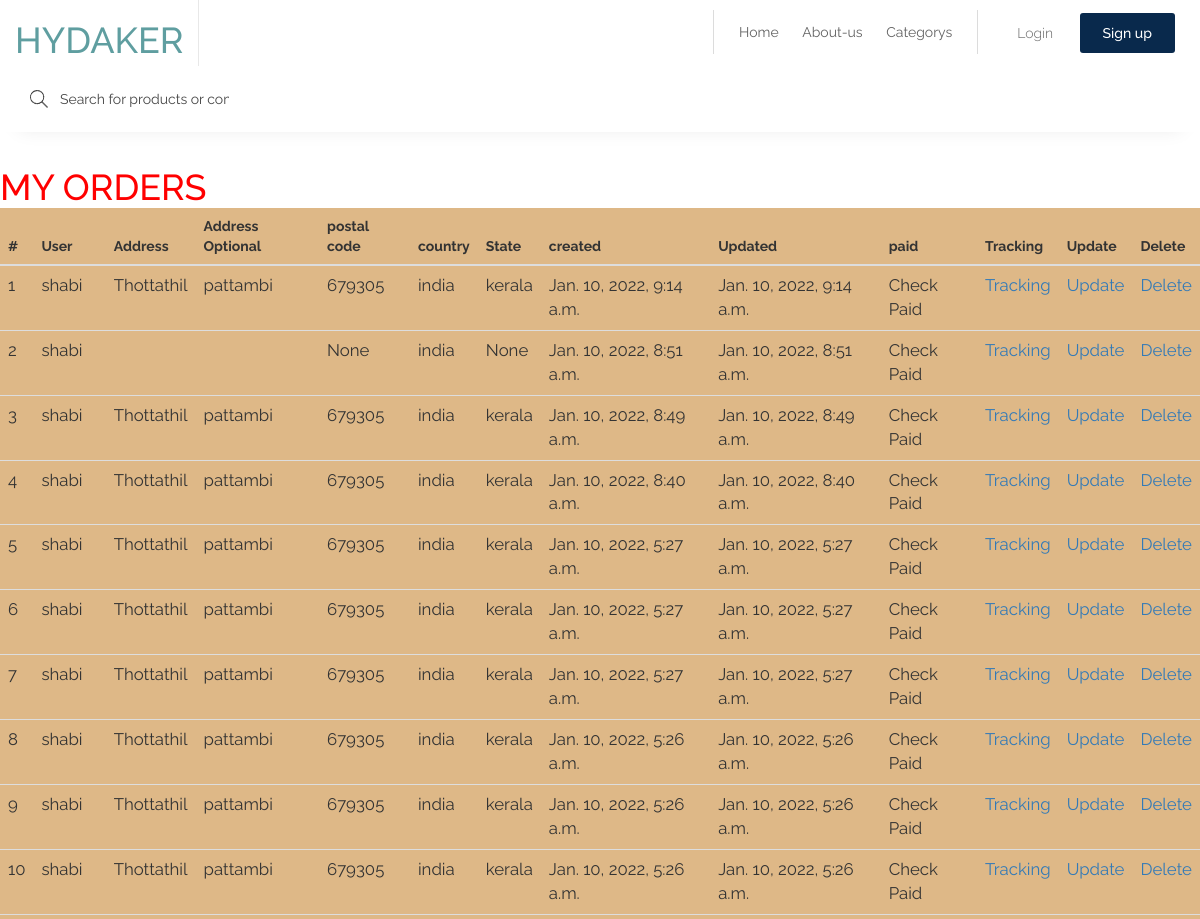
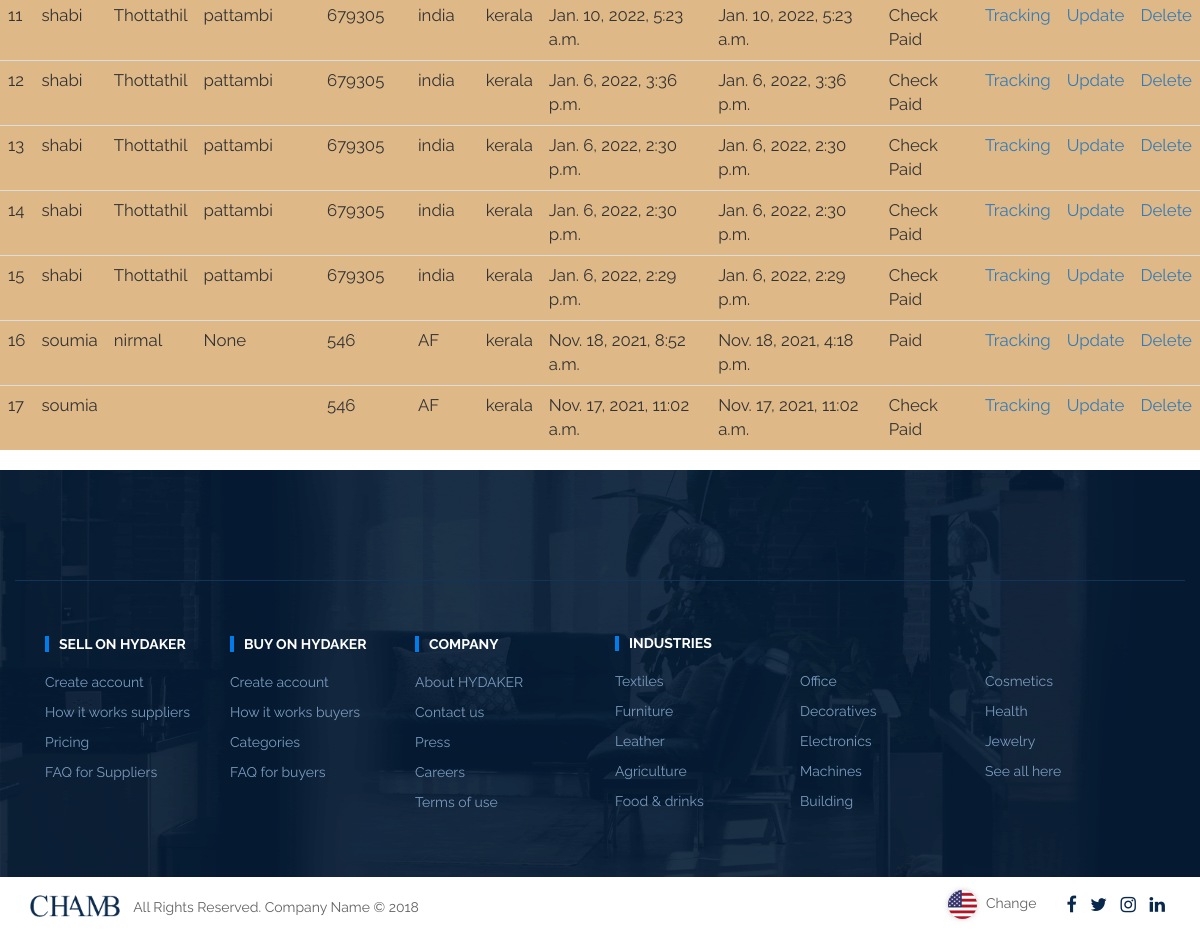
/orders/orderview/, run on the app's committed database (2 pictures, top to bottom).
### orders/models.py (models this page shows, shortened)
class Order(models.Model):
    user = models.ForeignKey(User,on_delete=models.CASCADE,null=True,blank=True)
    address = models.CharField(max_length=250)
    address_second = models.CharField(max_length=250, null=True, blank=True)
    postal_code = models.CharField(max_length=20)
    country =CountryField()
    state=models.CharField(max_length=200)
    district = models.CharField(max_length=100,choices=District_name,default=Thrissur)
    created = models.DateTimeField(auto_now_add=True)
    updated = models.DateTimeField(auto_now=True)
    status=models.CharField(max_length=20,choices=delivery_statuses,default=pending)
    deliverd_date=models.DateField(default=timezone.now)
    paid = models.BooleanField(default=False)
    class Meta:
        ordering = ('-created',)
    def __str__(self):
        return 'Order {} {}'.format(self.user, self.id,self.user)

### orders/views.py (the view)
# urls.py: path('orderview/',views.orderview,name='orderview'),
def orderview(request):
    order=Order.objects.all().order_by('-id')
    print(order)
    print(request.user.id)
    return render(request,'order/order_view.html',{'order':order})

### templates/order/order_view.html (shortened to what this page needs)
{% extends 'index.html' %} {% block title %}Order List{% endblock title %}  {% block content %}
<h1 style="color:red; margin-top: 1em;">MY ORDERS</h1>
<div style="background-color: burlywood;">
    <table class="table ">
                        <thead>
                            <tr style="height: 4em;">
                                <th class="serial">#</th>
                                <th>User</th>
                                <th>Address</th>
                                <th>Address Optional</th>
                                <th>postal code</th>
                                <th>country</th>
                                <th>State</th>
                                <th>created</th>
                                <th>Updated</th>
                                <th>paid</th>
                                <th>Tracking</th>
                                <th>Update</th>
                                <th>Delete</th>
                            </tr>
                        </thead>
                        <tbody>
                            {% if order %} {% for order in order %}
                            <tr style="height: 3em;font-size: 1.2em;">
                                <td class="serial">{{ forloop.counter }}</td>
                                <td>{{ order.user }}</td>
                                <td>{{ order.address }}</td>
                                <td>{{ order.address_second }}</td>
                                <td>{{ order.postal_code }}</td>
                                <td>{{ order.country }}</td>
                                <td>{{ order.state }}</td>
                                <td>{{ order.created }}</td>
                                <td>{{ order.updated }}</td>
                                {% if order.paid == True %}
                                <td>Paid</td>
                                {% else %}
                                <td>Check Paid</td>
                                {% endif %}
                                <td><a href="{% url 'orders:add_tracking' order.id %}">Tracking</a></td>
                                <td><a href="{% url 'orders:update_order' order.id %}">Update</a></td>
                                <td><a href="{% url 'orders:delete_order' order.id %}">Delete</a></td>
                            </tr>
                            {% endfor %}
                        </tbody>
                    </table>
                            {% else %}
                            <tr>
                                <td>No Order Data</td>
                            </tr>
                            {% endif %}
            </div>
{% endblock content %}

### static/css/style.css (style rules this page uses)
body { font-family: 'Raleway', sans-serif; font-weight: 400; margin: 0px; overflow-x: hidden; padding: 0px; }
h1, h2, h3, h4, h5 { margin: 0 }
h1, h2, h3, h4, h5, h6 { margin: 0px; padding: 0px; }
a, a:hover, a:focus { -webkit-text-decoration: none; -moz-text-decoration: none; -ms-text-decoration: none; -o-text-decoration: none; text-decoration: none; transition: ease all 0.5s; }

### data on the page
Order: user "shabi", address "Thottathil", address_second "pattambi", postal_code "679305", country "india", state "kerala", created "Jan. 10, 2022, 9:14 a.m.", updated "Jan. 10, 2022, 9:14 a.m.", paid "Check Paid"
Order: user "shabi", postal_code "None", country "india", state "None", created "Jan. 10, 2022, 8:51 a.m.", updated "Jan. 10, 2022, 8:51 a.m.", paid "Check Paid"
Order: user "shabi", address "Thottathil", address_second "pattambi", postal_code "679305", country "india", state "kerala", created "Jan. 10, 2022, 8:49 a.m.", updated "Jan. 10, 2022, 8:49 a.m.", paid "Check Paid"
Order: user "shabi", address "Thottathil", address_second "pattambi", postal_code "679305", country "india", state "kerala", created "Jan. 10, 2022, 8:40 a.m.", updated "Jan. 10, 2022, 8:40 a.m.", paid "Check Paid"
Order: user "shabi", address "Thottathil", address_second "pattambi", postal_code "679305", country "india", state "kerala", created "Jan. 10, 2022, 5:27 a.m.", updated "Jan. 10, 2022, 5:27 a.m.", paid "Check Paid"
Order: user "shabi", address "Thottathil", address_second "pattambi", postal_code "679305", country "india", state "kerala", created "Jan. 10, 2022, 5:27 a.m.", updated "Jan. 10, 2022, 5:27 a.m.", paid "Check Paid"
Order: user "shabi", address "Thottathil", address_second "pattambi", postal_code "679305", country "india", state "kerala", created "Jan. 10, 2022, 5:27 a.m.", updated "Jan. 10, 2022, 5:27 a.m.", paid "Check Paid"
Order: user "shabi", address "Thottathil", address_second "pattambi", postal_code "679305", country "india", state "kerala", created "Jan. 10, 2022, 5:26 a.m.", updated "Jan. 10, 2022, 5:26 a.m.", paid "Check Paid"
Order: user "shabi", address "Thottathil", address_second "pattambi", postal_code "679305", country "india", state "kerala", created "Jan. 10, 2022, 5:26 a.m.", updated "Jan. 10, 2022, 5:26 a.m.", paid "Check Paid"
Order: user "shabi", address "Thottathil", address_second "pattambi", postal_code "679305", country "india", state "kerala", created "Jan. 10, 2022, 5:26 a.m.", updated "Jan. 10, 2022, 5:26 a.m.", paid "Check Paid"
Order: user "shabi", address "Thottathil", address_second "pattambi", postal_code "679305", country "india", state "kerala", created "Jan. 10, 2022, 5:23 a.m.", updated "Jan. 10, 2022, 5:23 a.m.", paid "Check Paid"
Order: user "shabi", address "Thottathil", address_second "pattambi", postal_code "679305", country "india", state "kerala", created "Jan. 6, 2022, 3:36 p.m.", updated "Jan. 6, 2022, 3:36 p.m.", paid "Check Paid"
Order: user "shabi", address "Thottathil", address_second "pattambi", postal_code "679305", country "india", state "kerala", created "Jan. 6, 2022, 2:30 p.m.", updated "Jan. 6, 2022, 2:30 p.m.", paid "Check Paid"
Order: user "shabi", address "Thottathil", address_second "pattambi", postal_code "679305", country "india", state "kerala", created "Jan. 6, 2022, 2:30 p.m.", updated "Jan. 6, 2022, 2:30 p.m.", paid "Check Paid"
Order: user "shabi", address "Thottathil", address_second "pattambi", postal_code "679305", country "india", state "kerala", created "Jan. 6, 2022, 2:29 p.m.", updated "Jan. 6, 2022, 2:29 p.m.", paid "Check Paid"
Order: user "soumia", address "nirmal", address_second "None", postal_code "546", country "AF", state "kerala", created "Nov. 18, 2021, 8:52 a.m.", updated "Nov. 18, 2021, 4:18 p.m.", paid "Paid"
Order: user "soumia", postal_code "546", country "AF", state "kerala", created "Nov. 17, 2021, 11:02 a.m.", updated "Nov. 17, 2021, 11:02 a.m.", paid "Check Paid"
